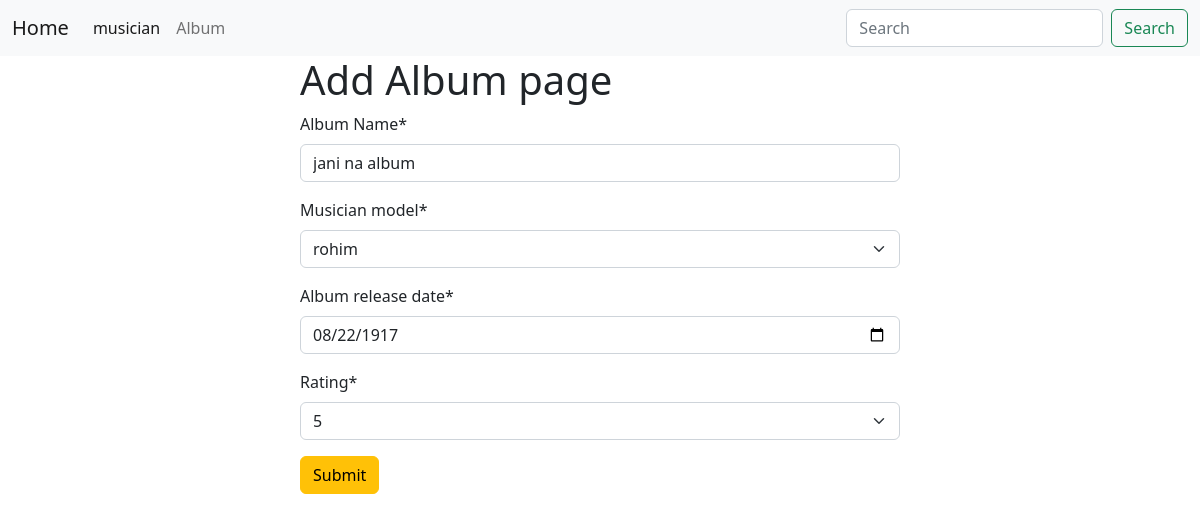
Page /Album/edit/7 on the committed database.
### Album/models.py (models this page shows, shortened)
class Album(models.Model):
    Album_Name=models.CharField(max_length=50)
    musician_model= models.ForeignKey(musician, on_delete=models.CASCADE, default=None)
    Album_release_date=models.DateField()
    Rating = models.IntegerField()
    tmp = [MaxValueValidator(5),MinValueValidator(0)]

### Album/views.py (the view)
# urls.py: path('edit/<int:id>', views.edit, name='edit'),
def edit(request, id):
    post = models.Album.objects.get(pk=id)
    post_form = forms.Albumform(instance=post)
    if request.method == 'POST':
        post_form = forms.Albumform(request.POST, instance=post)
        if post_form.is_valid():
            post_form.save()
        return redirect('homepage')
    return render(request, 'album_form.html', {'form' : post_form})

### Album/forms.py
class Albumform(forms.ModelForm):
    class Meta:
        model = Album
        fields = '__all__'
        widgets = {
            'Rating': forms.Select(choices=[(i,i) for i in range(1,6)]),
            'Album_release_date': forms.NumberInput(attrs={'type':'date'}),
        }

### musician/models.py (called while the page is built)
    def __str__(self):
        return self.first_Name

### Album/templates/album_form.html (shortened to what this page needs)
{% extends 'base.html' %}
{%  load crispy_forms_tags %}
{% block content %}
<form style="width:50% ; margin : auto" method="post">
    <h1>Add Album page</h1>
{{form | crispy}}
<button class="btn btn-warning">Submit</button>
</form>
{% endblock %}

### rows in the picture
Album: Album_Name "jani na album", musician_model "rohim", Album_release_date "08/22/1917", Rating "5"
